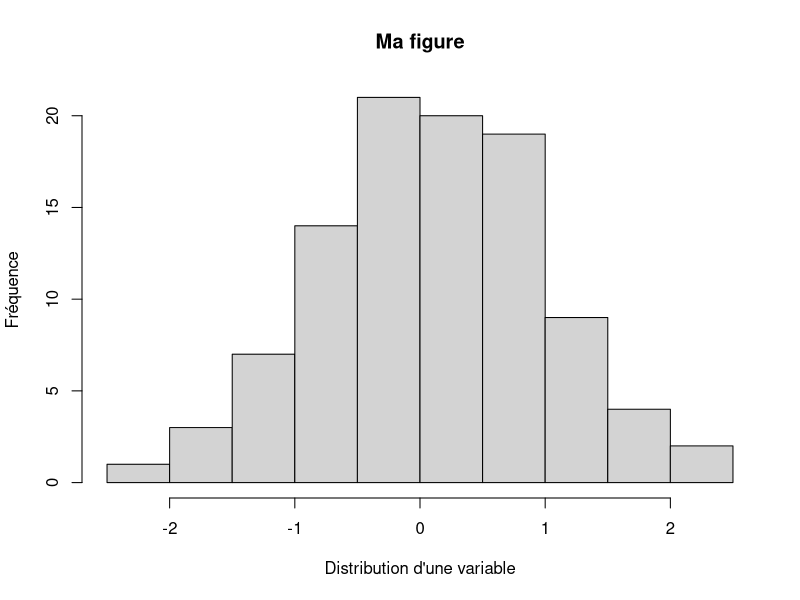

Generate this figure with R:
## ---- chunk 1
#| message: false
#| echo: false
#| out-width: 60%
#| fig-align: center
set.seed(1)
hist(rnorm(100), 
  main = "Ma figure", 
  xlab = "Distribution d'une variable", 
  ylab = "Fréquence")
